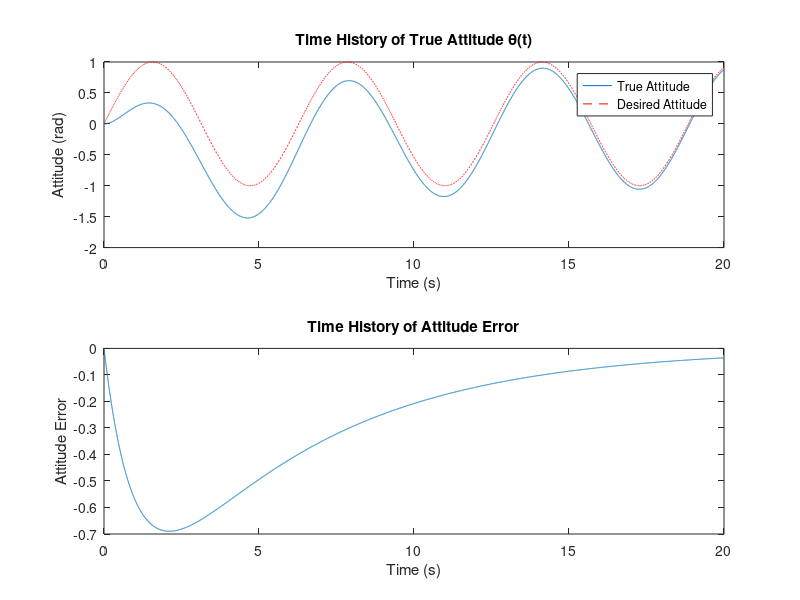

MATLAB code to generate this figure:
% ATTITUDE_SIMULATION simulates the attitude control of a spacecraft.
%
% This script demonstrates the use of a control law for the attitude
% control of a spacecraft. It defines the system parameters, solves the
% attitude dynamics, and plots the results for both the true and desired
% attitudes, as well as the attitude error over time.
%
% The script consists of the following main functions:
%   - init_params: Initializes the system parameters.
%   - solve_dynamics: Solves the attitude dynamics using the ode45 solver.
%   - attitude_dynamics: Calculates the attitude dynamics based on the
%     control law and system parameters.
%   - reference_dynamics: Defines the desired reference dynamics for the
%     spacecraft's attitude.
%   - tilde_dynamics: Calculates the tilde dynamics for error computation.
%   - control_law: Implements the control law.
%   - plot_and_save_results: Plots and saves the simulation results.
%
% Usage:
%   attitude_simulation()
%
% See also: ode45
%
% Author: Alexander Little
% Affiliation: Toronto Metropolitan University
% Date: 2023-03-26
% Version: 1.0

function attitude_simulation()
    params = init_params();
    [t, y] = solve_dynamics(params);
    plot_and_save_results(t, y);
end

% Initialize system parameters
function params = init_params()
    params = struct('hub_inertia', 1, 'appendage_length', 1, ...
        'hub_length', 1, 'mass_per_unit_length', 1, 'derivative_gain', ...
        1, 'convergence_rate', 1);
    params.total_inertia = params.hub_inertia + (2 * ...
        params.appendage_length * params.mass_per_unit_length * (3 * ...
        params.hub_length ^ 2 + 3 * params.hub_length * ...
        params.appendage_length + params.appendage_length ^ 2)) / 3;
end

% Solve the attitude dynamics
function [t, y] = solve_dynamics(params)
    y0 = [0; 0];
    tspan = [0 20];
    options = odeset('RelTol', 1e-12, 'AbsTol', 1e-15);
    [t, y] = ode45(@(t, y) attitude_dynamics(t, y, params), tspan, y0, ...
        options);
end

% Calculate the attitude dynamics
function dydt = attitude_dynamics(t, y, params)
    theta = y(1);
    theta_dot = y(2);

    [theta_d, theta_d_dot, theta_d_ddot] = reference_dynamics(t);
    [theta_tilde, theta_tilde_dot] = tilde_dynamics(theta, theta_dot, ...
        theta_d, theta_d_dot);
    u = control_law(theta_tilde, theta_tilde_dot, theta_d_ddot, params);

    theta_ddot = u / params.total_inertia;
    dydt = [theta_dot; theta_ddot];
end

% Calculate the reference dynamics
function [theta_d, theta_d_dot, theta_d_ddot] = reference_dynamics(t)
    theta_d = sin(t);
    theta_d_dot = cos(t);
    theta_d_ddot = -sin(t);
end

% Calculate the tilde dynamics
function [theta_tilde, theta_tilde_dot] = tilde_dynamics(theta, ...
    theta_dot, theta_d, theta_d_dot)
    theta_tilde = theta - theta_d;
    theta_tilde_dot = theta_dot - theta_d_dot;
end

% Calculate the control law
function u = control_law(theta_tilde, theta_tilde_dot, theta_d_ddot, ...
    params)
    u = params.total_inertia * (theta_d_ddot - params.convergence_rate ...
        * theta_tilde_dot) - params.derivative_gain * (theta_tilde_dot ...
        + params.convergence_rate * theta_tilde);
end

% Plot and save the simulation results
function plot_and_save_results(t, y)
    figure;
    subplot(2, 1, 1);
    plot(t, y(:, 1));
    hold on;
    plot(t, sin(t), 'r--');
    xlabel('Time (s)');
    ylabel('Attitude (rad)');
    title('Time History of True Attitude \theta(t)');
    legend('True Attitude', 'Desired Attitude');

    subplot(2, 1, 2);
    theta_error = y(:, 1) - sin(t);
    plot(t, theta_error);
    xlabel('Time (s)');
    ylabel('Attitude Error');
    title('Time History of Attitude Error');

    saveas(gcf, 'attitude_simulation_results', 'png');
end
